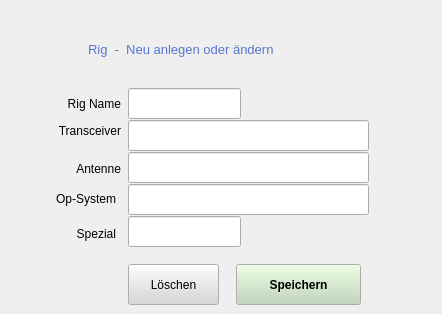
     <widget class="QWidget" name="Seite_2">
      <attribute name="title">
       <string>  Rig - Editor    </string>
      </attribute>
      <widget class="QLabel" name="label_18">
       <property name="geometry">
        <rect>
         <x>10</x>
         <y>95</y>
         <width>111</width>
         <height>18</height>
        </rect>
       </property>
       <property name="text">
        <string>Rig Name</string>
       </property>
       <property name="alignment">
        <set>Qt::AlignRight|Qt::AlignTrailing|Qt::AlignVCenter</set>
       </property>
      </widget>
      <widget class="QLabel" name="label_19">
       <property name="geometry">
        <rect>
         <x>15</x>
         <y>120</y>
         <width>106</width>
         <height>21</height>
        </rect>
       </property>
       <property name="text">
        <string>Transceiver</string>
       </property>
       <property name="alignment">
        <set>Qt::AlignRight|Qt::AlignTrailing|Qt::AlignVCenter</set>
       </property>
      </widget>
      <widget class="QLabel" name="label_20">
       <property name="geometry">
        <rect>
         <x>15</x>
         <y>160</y>
         <width>106</width>
         <height>18</height>
        </rect>
       </property>
       <property name="text">
        <string>Antenne</string>
       </property>
       <property name="alignment">
        <set>Qt::AlignRight|Qt::AlignTrailing|Qt::AlignVCenter</set>
       </property>
      </widget>
      <widget class="QLabel" name="label_21">
       <property name="geometry">
        <rect>
         <x>5</x>
         <y>190</y>
         <width>111</width>
         <height>18</height>
        </rect>
       </property>
       <property name="text">
        <string>Op-System</string>
       </property>
       <property name="alignment">
        <set>Qt::AlignRight|Qt::AlignTrailing|Qt::AlignVCenter</set>
       </property>
      </widget>
      <widget class="QLabel" name="label_22">
       <property name="geometry">
        <rect>
         <x>20</x>
         <y>225</y>
         <width>96</width>
         <height>18</height>
        </rect>
       </property>
       <property name="text">
        <string>Spezial</string>
       </property>
       <property name="alignment">
        <set>Qt::AlignRight|Qt::AlignTrailing|Qt::AlignVCenter</set>
       </property>
      </widget>
      <widget class="QLineEdit" name="RigNameLineEdit">
       <property name="geometry">
        <rect>
         <x>128</x>
         <y>88</y>
         <width>113</width>
         <height>31</height>
        </rect>
       </property>
       <property name="font">
        <font>
         <weight>50</weight>
         <bold>false</bold>
        </font>
       </property>
      </widget>
      <widget class="QLineEdit" name="RigTransLineEdit">
       <property name="geometry">
        <rect>
         <x>128</x>
         <y>120</y>
         <width>241</width>
         <height>31</height>
        </rect>
       </property>
       <property name="font">
        <font>
         <weight>50</weight>
         <bold>false</bold>
        </font>
       </property>
      </widget>
      <widget class="QLineEdit" name="RigAntLineEdit">
       <property name="geometry">
        <rect>
         <x>128</x>
         <y>152</y>
         <width>241</width>
         <height>31</height>
        </rect>
       </property>
       <property name="font">
        <font>
         <weight>50</weight>
         <bold>false</bold>
        </font>
       </property>
      </widget>
      <widget class="QLineEdit" name="RigOpLineEdit">
       <property name="geometry">
        <rect>
         <x>128</x>
         <y>184</y>
         <width>241</width>
         <height>31</height>
        </rect>
       </property>
       <property name="font">
        <font>
         <weight>50</weight>
         <bold>false</bold>
        </font>
       </property>
      </widget>
      <widget class="QLineEdit" name="RigSpezLineEdit">
       <property name="geometry">
        <rect>
         <x>128</x>
         <y>216</y>
         <width>113</width>
         <height>31</height>
        </rect>
       </property>
       <property name="font">
        <font>
         <weight>50</weight>
         <bold>false</bold>
        </font>
       </property>
      </widget>
      <widget class="QPushButton" name="RigClearPushButton">
       <property name="geometry">
        <rect>
         <x>128</x>
         <y>264</y>
         <width>91</width>
         <height>41</height>
        </rect>
       </property>
       <property name="palette">
        <palette>
         <active>
          <colorrole role="Button">
           <brush brushstyle="SolidPattern">
            <color alpha="255">
             <red>215</red>
             <green>214</green>
             <blue>214</blue>
            </color>
           </brush>
          </colorrole>
         </active>
         <inactive>
          <colorrole role="Button">
           <brush brushstyle="SolidPattern">
            <color alpha="255">
             <red>215</red>
             <green>214</green>
             <blue>214</blue>
            </color>
           </brush>
          </colorrole>
         </inactive>
         <disabled>
          <colorrole role="Button">
           <brush brushstyle="SolidPattern">
            <color alpha="255">
             <red>215</red>
             <green>214</green>
             <blue>214</blue>
            </color>
           </brush>
          </colorrole>
         </disabled>
        </palette>
       </property>
       <property name="font">
        <font>
         <weight>50</weight>
         <bold>false</bold>
        </font>
       </property>
       <property name="focusPolicy">
        <enum>Qt::NoFocus</enum>
       </property>
       <property name="text">
        <string>Löschen</string>
       </property>
      </widget>
      <widget class="QPushButton" name="RigSavePushButton">
       <property name="geometry">
        <rect>
         <x>236</x>
         <y>264</y>
         <width>125</width>
         <height>41</height>
        </rect>
       </property>
       <property name="palette">
        <palette>
         <active>
          <colorrole role="Button">
           <brush brushstyle="SolidPattern">
            <color alpha="255">
             <red>190</red>
             <green>214</green>
             <blue>181</blue>
            </color>
           </brush>
          </colorrole>
         </active>
         <inactive>
          <colorrole role="Button">
           <brush brushstyle="SolidPattern">
            <color alpha="255">
             <red>190</red>
             <green>214</green>
             <blue>181</blue>
            </color>
           </brush>
          </colorrole>
         </inactive>
         <disabled>
          <colorrole role="Button">
           <brush brushstyle="SolidPattern">
            <color alpha="255">
             <red>190</red>
             <green>214</green>
             <blue>181</blue>
            </color>
           </brush>
          </colorrole>
         </disabled>
        </palette>
       </property>
       <property name="font">
        <font>
         <weight>75</weight>
         <bold>true</bold>
        </font>
       </property>
       <property name="focusPolicy">
        <enum>Qt::NoFocus</enum>
       </property>
       <property name="text">
        <string>Speichern</string>
       </property>
      </widget>
      <widget class="QLabel" name="label_23">
       <property name="geometry">
        <rect>
         <x>88</x>
         <y>40</y>
         <width>345</width>
         <height>18</height>
        </rect>
       </property>
       <property name="palette">
        <palette>
         <active>
          <colorrole role="WindowText">
           <brush brushstyle="SolidPattern">
            <color alpha="255">
             <red>88</red>
             <green>117</green>
             <blue>209</blue>
            </color>
           </brush>
          </colorrole>
         </active>
         <inactive>
          <colorrole role="WindowText">
           <brush brushstyle="SolidPattern">
            <color alpha="255">
             <red>88</red>
             <green>117</green>
             <blue>209</blue>
            </color>
           </brush>
          </colorrole>
         </inactive>
         <disabled>
          <colorrole role="WindowText">
           <brush brushstyle="SolidPattern">
            <color alpha="255">
             <red>119</red>
             <green>119</green>
             <blue>119</blue>
            </color>
           </brush>
          </colorrole>
         </disabled>
        </palette>
       </property>
       <property name="font">
        <font>
         <pointsize>10</pointsize>
        </font>
       </property>
       <property name="text">
        <string>Rig  -  Neu anlegen oder ändern</string>
       </property>
      </widget>
     </widget>
